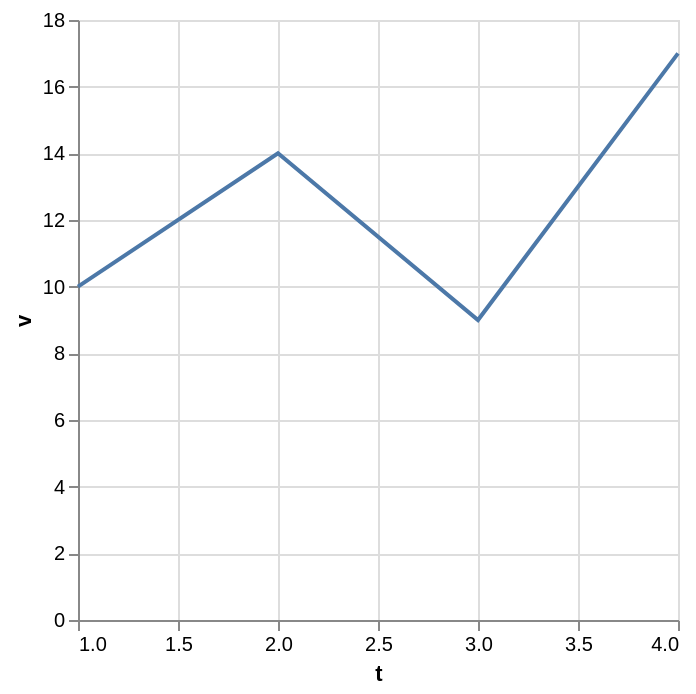

Here is the Vega-Lite specification saved for this chart:
### Vega-Lite specification from a JSON file in a GitHub repository (floating-point values rounded to 4 significant figures)
{"$schema": "https://vega.github.io/schema/vega-lite/v5.json", "description": "Valid line chart fixture.", "data": {"values": [{"t": 1, "v": 10}, {"t": 2, "v": 14}, {"t": 3, "v": 9}, {"t": 4, "v": 17}]}, "mark": "line", "encoding": {"x": {"field": "t", "type": "quantitative"}, "y": {"field": "v", "type": "quantitative"}}}
